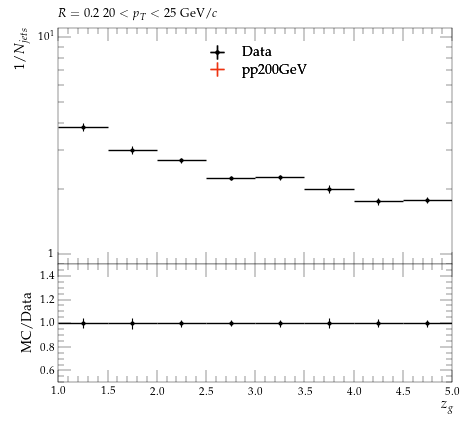

This chart was generated by the following Python code:
#! /usr/bin/env python3

# This Python script was auto-generated using YODA v2.1.0.
# Analysis object: /STAR_2020_I1783875/d26-x01-y01
# Timestamp: 07-10-2025 (17:32:21)

import matplotlib as mpl
import matplotlib.pyplot as plt
mpl.use('Agg') # comment out for interactive use
import os
import numpy as np
from numpy import nan, inf

plotDir = os.path.split(os.path.realpath(__file__))[0]
if 'YODA_USER_PLOT_PATH' in globals():
    plot_outdir = globals()['YODA_USER_PLOT_PATH']
else:
    plot_outdir = plotDir

#plot style
plt.style.use(os.path.join(plotDir, '../default.mplstyle'))
# plot metadata
figW, figH = plt.rcParams['figure.figsize']
ax_xLabel = r'$z_{g}$'
ax_yLabel = r'$1/N_{jets}$'
ax_title  = r'$R=0.2 ~ 20 < p_{T} < 25$ GeV/$c$'
ax_xScale = 'linear'
ax_yScale = 'log'
xLims = (1.0, 5.0)
yLims = (0.9, 11.0)

# TeX-friendly labels for the legend
labels = {
    'legend' : ([ r"Data", r"pp200GeV" ], r""),
}

# Adjust canvas width and height
canvasW = 10.0
canvasH = 9.0
figW *= canvasW/10.
figH *= canvasH/9.

# Create figure and axis objects
fig, (ax, ratio0_ax) = plt.subplots(2, 1, sharex=True,
                  figsize=(figW,figH), gridspec_kw={'height_ratios': (6.0, 3.0)})

# Set figure margins
plt.subplots_adjust(
    left   = 1.0 * plt.rcParams['figure.subplot.left'],
    right  = 1.0 * plt.rcParams['figure.subplot.right'],
    top    = 1.0 * plt.rcParams['figure.subplot.top'],
    bottom = 1.0 * plt.rcParams['figure.subplot.bottom'])

ratio0_ax.yaxis.set_major_locator(mpl.ticker.MultipleLocator(0.2))
ratio0_ax.set_ylim(0.5, 1.4999)
ratio0_ax.set_ylabel('MC/Data')

# the numerical data is stored in a separate file
dataf = dict()
prefix = os.path.split(__file__)[0]
if prefix:    prefix = prefix + '/'
exec(open(prefix+'d26-x01-y01__data.py').read(), dataf)


legend_handles = dict() # keep track of handles for the legend

# style options for curves
# starts at zorder>=5 to draw curve on top of legend
styles = {
  'Data': {
    'color' : 'black',
    'linestyle' : '-',
    'linewidth' : 1,
    'marker' : 'o',
    'markersize' : 2,
    'capsize' : 0.0,
    'zorder' : 5,
    'histstyle' : 0,
    'drawstyle' : 'steps-pre',
    'xerrorbars' : 1,
    'yerrorbars' : 1,
    'fillcolor' : None,
    'fillopacity' : 1.0,
    'ratio0_linestyle' : '-',
    'ratio0_linewidth' : 1,
    'ratio0_marker' : 'o',
    'ratio0_markersize' : 2,
    'ratio0_capsize' : 0.0,
    'ratio0_zorder' : 5,
    'ratio0_histstyle' : 0,
    'ratio0_drawstyle' : 'steps-pre',
    'ratio0_xerrorbars' : 1,
    'ratio0_yerrorbars' : 1,
  },
  'pp200GeV.yoda': {
    'color' : '#EE3311',
    'linestyle' : '-',
    'linewidth' : 1,
    'marker' : 'none',
    'markersize' : 2,
    'capsize' : 0.0,
    'zorder' : 6,
    'histstyle' : 1,
    'drawstyle' : 'steps-pre',
    'xerrorbars' : 1,
    'yerrorbars' : 1,
    'fillcolor' : None,
    'fillopacity' : 1.0,
    'ratio0_linestyle' : '-',
    'ratio0_linewidth' : 1,
    'ratio0_marker' : 'none',
    'ratio0_markersize' : 2,
    'ratio0_capsize' : 0.0,
    'ratio0_zorder' : 6,
    'ratio0_histstyle' : 1,
    'ratio0_drawstyle' : 'steps-pre',
    'ratio0_xerrorbars' : 1,
    'ratio0_yerrorbars' : 1,
  },
}

# curve from input yoda files in main panel
for label, yvals in dataf['yvals'].items():
    if all(np.isnan(v) for v in dataf['yvals'][label]):
        continue
    tmp = None
    if styles[label]['histstyle']: # draw as histogram
        xpos = dataf['xedges'][label] if styles[label]['drawstyle'] else dataf['xpoints'][label]
        ypos = np.insert(yvals, 0, yvals[0]) if styles[label]['drawstyle'] else yvals
        if styles[label]['fillcolor']: # fill area below curve
            ax.fill_between(xpos, ypos, step='pre',
                            color=styles[label]['fillcolor'],
                            alpha=styles[label]['fillopacity'])
        tmp, = ax.plot(xpos, ypos,
                       color=styles[label]['color'],
                       linestyle=styles[label]['linestyle'],
                       linewidth=styles[label]['linewidth'],
                       drawstyle=styles[label]['drawstyle'], solid_joinstyle='miter',
                       zorder=styles[label]['zorder'], label=label)
    tmp = ax.errorbar(dataf['xpoints'][label], yvals,
                      xerr=np.array(dataf['xerrs'][label])*styles[label]['xerrorbars'],
                      yerr=np.array(dataf['yerrs'][label])*styles[label]['yerrorbars'],
                      fmt=styles[label]['marker'], capsize=styles[label]['capsize'],
                      markersize=styles[label]['markersize'],
                      ecolor=styles[label]['color'],
                      color=styles[label]['color'], zorder=styles[label]['zorder'])
    tmp[-1][0].set_linestyle(styles[label]['linestyle'])
    tmp[-1][0].set_linewidth(styles[label]['linewidth'])
    if label in dataf['add_legend_handle']:  legend_handles[label] = tmp
    for varLabel in dataf['variation_yvals'].keys():
        if varLabel.startswith(label):
            tmp, = ax.plot(dataf['xedges'][label], dataf['variation_yvals'][varLabel],
                           color=styles[label]['color'],
                           linestyle=styles[label]['linestyle'],
                           linewidth=styles[label]['linewidth'],
                           drawstyle='steps-pre', solid_joinstyle='miter',
                           zorder=styles[label]['zorder'], alpha=0.5)


# plots on ratio panel
# curve from input yoda files in ratio panel
for label, yvals in dataf['ratio0_yvals'].items():
    if all(np.isnan(v) for v in yvals):
        continue
    if styles[label]['ratio0_histstyle']: # plot as histogram
        xpos = dataf['xedges']['Data'] if styles[label]['ratio0_drawstyle'] else dataf['xpoints']['Data']
        ypos = np.insert(yvals, 0, yvals[0]) if styles[label]['ratio0_drawstyle'] else yvals
        ratio0_ax.plot(xpos, ypos,
                       color=styles[label]['color'],
                       linewidth=styles[label]['linewidth'],
                       linestyle=styles[label]['ratio0_linestyle'],
                       drawstyle=styles[label]['ratio0_drawstyle'], zorder=styles[label]['zorder'],
                       solid_joinstyle='miter')
    tmp = ratio0_ax.errorbar(dataf['xpoints']['Data'], yvals,
                             xerr=np.array(dataf['ref_xerrs'])*styles[label]['ratio0_xerrorbars'],
                             yerr=np.array(dataf['ratio0_yerrs'][label])*styles[label]['ratio0_yerrorbars'],
                             fmt=styles[label]['ratio0_marker'], capsize=styles[label]['ratio0_capsize'],
                             markersize=styles[label]['ratio0_markersize'],
                             ecolor=styles[label]['color'],
                             color=styles[label]['color'])
    tmp[-1][0].set_linestyle(styles[label]['ratio0_linestyle'])
    tmp[-1][0].set_linewidth(styles[label]['ratio0_linewidth'])

    for varlabel in dataf['ratio0_variation_vals'].keys():
        if varlabel.startswith(label):
            ratio0_ax.plot(dataf['xedges']['Data'],
                            dataf['ratio0_variation_vals'][varlabel],
                            color=styles[label]['color'],
                            linestyle=styles[label]['linestyle'],
                            linewidth=styles[label]['linewidth'],
                            drawstyle='steps-pre', solid_joinstyle='miter',
                            zorder=1, alpha=0.5)

legend_items = list(legend_handles.values())
ax.add_artist(ax.legend(legend_items,
                        labels['legend'][0],
                        title=labels['legend'][1],
                        alignment='left',
                        loc='upper center',
                        bbox_to_anchor=(0.5, 0.97)))

# set plot metadata as defined above
ratio0_ax.set_xlabel(ax_xLabel)
ratio0_ax.xaxis.set_label_coords(1., -0.15)
ax.set_ylabel(ax_yLabel, ha='right', va='top')
ax.yaxis.set_label_coords(-0.11, 1.0)
ax.set_title(ax_title, loc='left')
ax.set_xscale(ax_xScale)
ax.set_yscale(ax_yScale)
ax.set_xlim(xLims)
ax.set_ylim(yLims)

# tick formatting
plt.rcParams['xtick.top'] = True
plt.rcParams['ytick.right'] = True
ax.yaxis.set_major_locator(mpl.ticker.LogLocator(base=10.0, numticks=np.inf))
ax.yaxis.set_minor_locator(mpl.ticker.LogLocator(
                           base=10.0, subs=np.arange(0.1, 1, 0.1), numticks=np.inf))
fig.align_ylabels((ax, ratio0_ax))
plt.savefig(os.path.join(plot_outdir, 'd26-x01-y01.pdf'), format='PDF')
plt.savefig(os.path.join(plot_outdir, 'd26-x01-y01.png'), format='PNG')

plt.close(fig)
